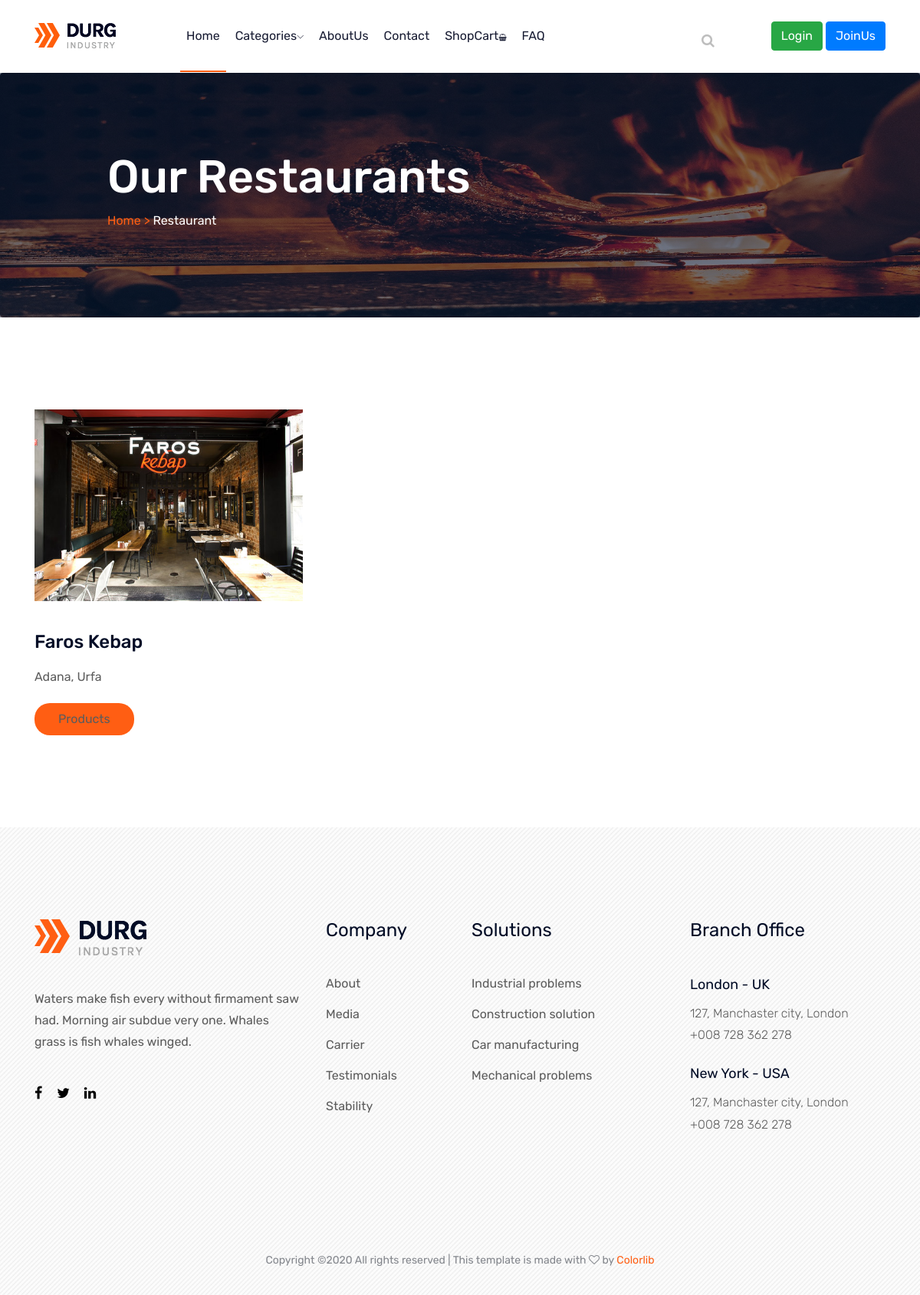
/category/7/kebapp/, run on the app's committed database.
### restaurant/models.py (models this page shows, shortened)
class Restaurant(models.Model):
    STATUS = (
        ('True','Evet'),
        ('False','Hayır'),
    )
    category = models.ForeignKey(Category, on_delete=models.CASCADE)
    title = models.CharField(max_length=100)
    description = models.CharField(max_length=255)
    keywords = models.CharField(max_length=255)
    image = models.ImageField(blank=True, upload_to='images/')
    status = models.CharField(max_length=10, choices=STATUS)
    detail =RichTextUploadingField()
    created_at = models.DateTimeField(auto_now_add=True)
    updated_at = models.DateTimeField(auto_now_add=True)
    def image_tag(self):
        return mark_safe('<img src="{}" height="50"/>'.format(self.image.url))
    image_tag.short_description = 'Image'

### home/views.py (the view)
# urls.py: path('category/<int:id>/<slug:slug>/', views.category_restaurants, name='category_restaurants'),
def category_restaurants(request,id,slug):
    category = Category.objects.all()
    categorydata = Category.objects.get(pk=id)
    restaurant = Restaurant.objects.filter(category_id=id)
    context ={'category':category,'restaurant':restaurant,'categorydata':categorydata}
    return render(request,'restaurants.html',context)

### home/templates/restaurants.html (shortened to what this page needs)
{% extends "homebase.html" %}
{% block content %}
    <section class="breadcrumb breadcrumb_bg banner-bg-1 overlay2 ptb200">
        <div class="container">
            <div class="row">
                <div class="col-lg-7 offset-lg-1">
                    <div class="breadcrumb_iner">
                        <div class="breadcrumb_iner_item">
                            <h2>Our Restaurants</h2>
                            <p> <a href="/">Home ></a> Restaurant</p>
                        </div>
                    </div>
                </div>
            </div>
        </div>
    </section>
   <div class="service-area">
        <div class="container">
            <div class="row">
                {% for rs in restaurant %}
                <div class="col-xl-4 col-md-4">
                    <div class="single-service">
                        <div class="service-thumb" >
                            <img style="height:250px" src="{{ rs.image.url }}" alt="">
                        </div>
                        <h3>{{ rs.title }}</h3>
                        <p>{{rs.description}}</p>
                        <a href="/restaurant/{{ rs.id }}" class="genric-btn primary circle btn-sm"> <span>Products</span></a>
                    </div>
                </div>
                {% endfor %}
            </div>
        </div>
    </div>
{% endblock %}

### data on the page
Restaurant: image (picture), title "Faros Kebap", description "Adana, Urfa"
